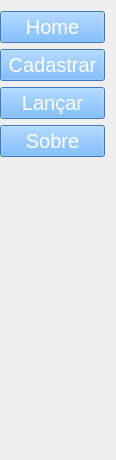
            <widget class="QWidget" name="page">
             <property name="geometry">
              <rect>
               <x>0</x>
               <y>0</y>
               <width>116</width>
               <height>460</height>
              </rect>
             </property>
             <attribute name="label">
              <string>Page 1</string>
             </attribute>
             <layout class="QVBoxLayout" name="verticalLayout_4">
              <property name="leftMargin">
               <number>0</number>
              </property>
              <item>
               <widget class="QPushButton" name="btn_home">
                <property name="enabled">
                 <bool>true</bool>
                </property>
                <property name="minimumSize">
                 <size>
                  <width>0</width>
                  <height>30</height>
                 </size>
                </property>
                <property name="sizeIncrement">
                 <size>
                  <width>0</width>
                  <height>0</height>
                 </size>
                </property>
                <property name="font">
                 <font>
                  <family>MS Shell Dlg 2</family>
                  <pointsize>15</pointsize>
                  <weight>50</weight>
                  <italic>false</italic>
                  <bold>false</bold>
                 </font>
                </property>
                <property name="cursor">
                 <cursorShape>PointingHandCursor</cursorShape>
                </property>
                <property name="styleSheet">
                 <string notr="true">QPushButton:hover{
	color: rgb(0, 0, 0);
	backgroud-color: rgb(147, 147, 147)
}

QPushButton{
background-color: rgb(85, 170, 255);
	color: rgb(255, 255, 255);
	font: 15pt &quot;MS Shell Dlg 2&quot;;
}</string>
                </property>
                <property name="text">
                 <string>Home</string>
                </property>
               </widget>
              </item>
              <item>
               <widget class="QPushButton" name="btn_cadastrar">
                <property name="enabled">
                 <bool>true</bool>
                </property>
                <property name="minimumSize">
                 <size>
                  <width>0</width>
                  <height>30</height>
                 </size>
                </property>
                <property name="sizeIncrement">
                 <size>
                  <width>0</width>
                  <height>0</height>
                 </size>
                </property>
                <property name="font">
                 <font>
                  <family>MS Shell Dlg 2</family>
                  <pointsize>15</pointsize>
                  <weight>50</weight>
                  <italic>false</italic>
                  <bold>false</bold>
                 </font>
                </property>
                <property name="cursor">
                 <cursorShape>PointingHandCursor</cursorShape>
                </property>
                <property name="styleSheet">
                 <string notr="true">QPushButton:hover{
	color: rgb(0, 0, 0);
	backgroud-color: rgb(147, 147, 147)
}

QPushButton{
background-color: rgb(85, 170, 255);
	color: rgb(255, 255, 255);
	font: 15pt &quot;MS Shell Dlg 2&quot;;
}</string>
                </property>
                <property name="text">
                 <string>Cadastrar</string>
                </property>
               </widget>
              </item>
              <item>
               <widget class="QPushButton" name="btn_lancar">
                <property name="minimumSize">
                 <size>
                  <width>0</width>
                  <height>30</height>
                 </size>
                </property>
                <property name="sizeIncrement">
                 <size>
                  <width>0</width>
                  <height>0</height>
                 </size>
                </property>
                <property name="font">
                 <font>
                  <family>MS Shell Dlg 2</family>
                  <pointsize>15</pointsize>
                  <weight>50</weight>
                  <italic>false</italic>
                  <bold>false</bold>
                 </font>
                </property>
                <property name="cursor">
                 <cursorShape>PointingHandCursor</cursorShape>
                </property>
                <property name="styleSheet">
                 <string notr="true">QPushButton:hover{
	color: rgb(0, 0, 0);
	backgroud-color: rgb(147, 147, 147)
}

QPushButton{
background-color: rgb(85, 170, 255);
	color: rgb(255, 255, 255);
	font: 15pt &quot;MS Shell Dlg 2&quot;;
}</string>
                </property>
                <property name="text">
                 <string>Lançar</string>
                </property>
               </widget>
              </item>
              <item>
               <widget class="QPushButton" name="btn_sobre">
                <property name="minimumSize">
                 <size>
                  <width>0</width>
                  <height>30</height>
                 </size>
                </property>
                <property name="sizeIncrement">
                 <size>
                  <width>0</width>
                  <height>0</height>
                 </size>
                </property>
                <property name="font">
                 <font>
                  <family>MS Shell Dlg 2</family>
                  <pointsize>15</pointsize>
                  <weight>50</weight>
                  <italic>false</italic>
                  <bold>false</bold>
                 </font>
                </property>
                <property name="cursor">
                 <cursorShape>PointingHandCursor</cursorShape>
                </property>
                <property name="styleSheet">
                 <string notr="true">QPushButton:hover{
	color: rgb(0, 0, 0);
	backgroud-color: rgb(147, 147, 147)
}

QPushButton{
background-color: rgb(85, 170, 255);
	color: rgb(255, 255, 255);
	font: 15pt &quot;MS Shell Dlg 2&quot;;
}</string>
                </property>
                <property name="text">
                 <string>Sobre</string>
                </property>
               </widget>
              </item>
              <item>
               <spacer name="verticalSpacer">
                <property name="orientation">
                 <enum>Qt::Vertical</enum>
                </property>
                <property name="sizeHint" stdset="0">
                 <size>
                  <width>20</width>
                  <height>40</height>
                 </size>
                </property>
               </spacer>
              </item>
             </layout>
            </widget>
